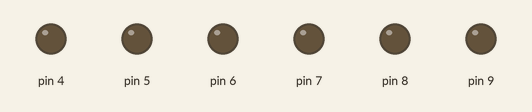
This sketch was run on a simulated Arduino Uno, built with avr-gcc and run on an emulated ATmega328P. Shown: output pins drawn as LEDs (lit = HIGH).

Above: at 0.1 s.
At 0.71 s:
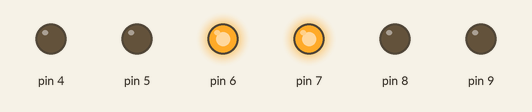
At 1.33 s:
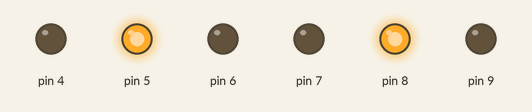
At 2.76 s:
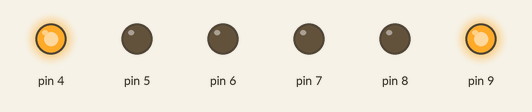
Timing chart, 0 to 3.1 s (numbered marks = the images above):
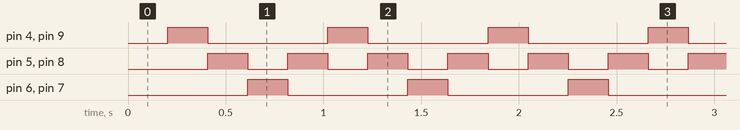

Measured:
- by itself, pin 4, pin 6, pin 7, pin 9: alternates HIGH for 0.20 s and LOW for 0.61 s
- by itself, pin 5, pin 8: alternates HIGH for 0.20 s and LOW for 0.20 s
- by itself, everything shown: repeats every 0.82 s, in 4 steps

The sketch:

sketch_march1a.ino
```cpp
// Visual Micro is in vMicro>General>Tutorial Mode
//
/*
    Name:       sketch_march1a.ino
    Created:	01-Mar-19 5:11:56 PM
    Author:     KOMP\Komp-PC
*/

void setup() {
	pinMode(4, OUTPUT);
	pinMode(5, OUTPUT);
	pinMode(6, OUTPUT);
	pinMode(7, OUTPUT);
	pinMode(8, OUTPUT);
	pinMode(9, OUTPUT);

	TCCR0A |= (1 << WGM01);
	TCCR0B |= (1 << CS00) | (1 << CS01);
	OCR0A = 0xF9;	//250
	OCR0B = 0x7D;	//125
	TIMSK0 |= (1 << OCIE0B) | (1 << OCIE0A);
	sei();
}

volatile int count_a = 0, count_b = 0;

ISR(TIMER0_COMPA_vect) {
	count_a++;
}
ISR(TIMER0_COMPB_vect) {
	count_b++;
}
void reset(bool q) {
	if (q) {
		cli();
		count_a = 0;
		sei();
	}
	else {
		cli();
		count_b = 0;
		sei();
	}

}

int count_1, count_2, last_1, last_2, fric = 200;

void loop() {
	cli();
	count_1 = count_a;
	count_2 = count_b;
	sei();
	switch (count_1 / fric) {
	case 1: {
		digitalWrite(4, 1);
		digitalWrite(5, 0);
		digitalWrite(6, 0);
		break;
	}
	case 2: {
		digitalWrite(4, 0);
		digitalWrite(5, 1);
		digitalWrite(6, 0);
		break;
	}
	case 3: {
		digitalWrite(4, 0);
		digitalWrite(5, 0);
		digitalWrite(6, 1);
		break;
	}
	case 4: {
		digitalWrite(4, 0);
		digitalWrite(5, 1);
		digitalWrite(6, 0);
		reset(1);
		break;
	}
	}


	switch (count_2 / fric) {
	case 1: {
		digitalWrite(7, 0);
		digitalWrite(8, 0);
		digitalWrite(9, 1);
		break;
	}
	case 2: {
		digitalWrite(7, 0);
		digitalWrite(8, 1);
		digitalWrite(9, 0);
		break;
	}
	case 3: {
		digitalWrite(7, 1);
		digitalWrite(8, 0);
		digitalWrite(9, 0);
		break;
	}
	case 4: {
		digitalWrite(7, 0);
		digitalWrite(8, 1);
		digitalWrite(9, 0);
		reset(0);
		break;
	}
	}

}
```
